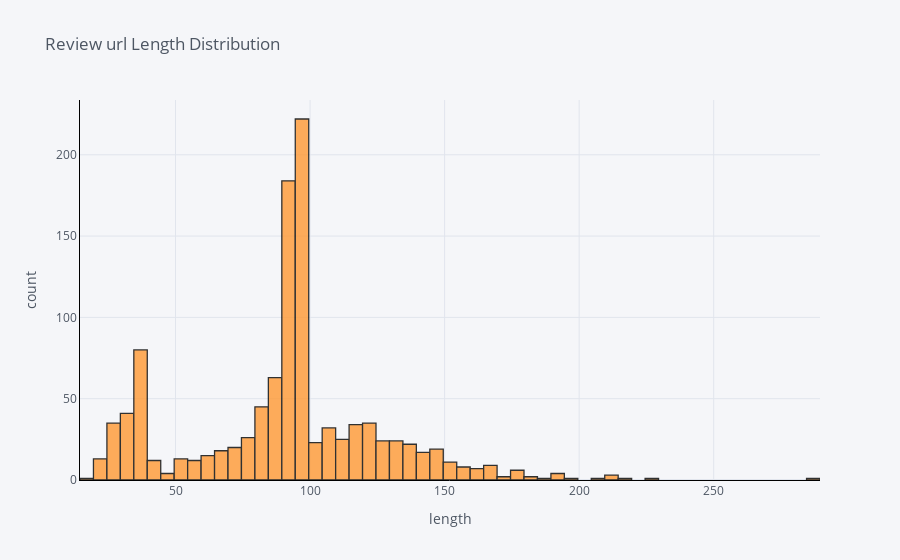

The notebook cell saved with this chart:
### Markdown cell above
### Length of url

### Code cell
length_url = topics_data['url'].astype(str).apply(len)
length_url.iplot(
    kind='hist',
    bins=100,
    xTitle='length',
    linecolor='black',
    yTitle='count',
    title='Review url Length Distribution')

### Figure 1 — Plotly figure (JSON) as saved in the notebook; plotly's stock layout.template omitted (floating-point values rounded to 4 significant figures; data arrays with more than 128 entries replaced by an {"elided": "..."} marker saying what was removed)
{"data": [{"histfunc": "count", "histnorm": "", "marker": {"color": "rgba(255, 153, 51, 1.0)", "line": {"color": "#000000", "width": 1.3}}, "name": "url", "nbinsx": 100, "opacity": 0.8, "orientation": "v", "type": "histogram", "x": {"elided": "1117 int values"}}], "layout": {"barmode": "overlay", "legend": {"bgcolor": "#F5F6F9", "font": {"color": "#4D5663"}}, "paper_bgcolor": "#F5F6F9", "plot_bgcolor": "#F5F6F9", "title": {"font": {"color": "#4D5663"}, "text": "Review url Length Distribution"}, "xaxis": {"gridcolor": "#E1E5ED", "linecolor": "black", "showgrid": true, "tickfont": {"color": "#4D5663"}, "title": {"font": {"color": "#4D5663"}, "text": "length"}, "zerolinecolor": "#E1E5ED"}, "yaxis": {"gridcolor": "#E1E5ED", "linecolor": "black", "showgrid": true, "tickfont": {"color": "#4D5663"}, "title": {"font": {"color": "#4D5663"}, "text": "count"}, "zerolinecolor": "#E1E5ED"}}}
